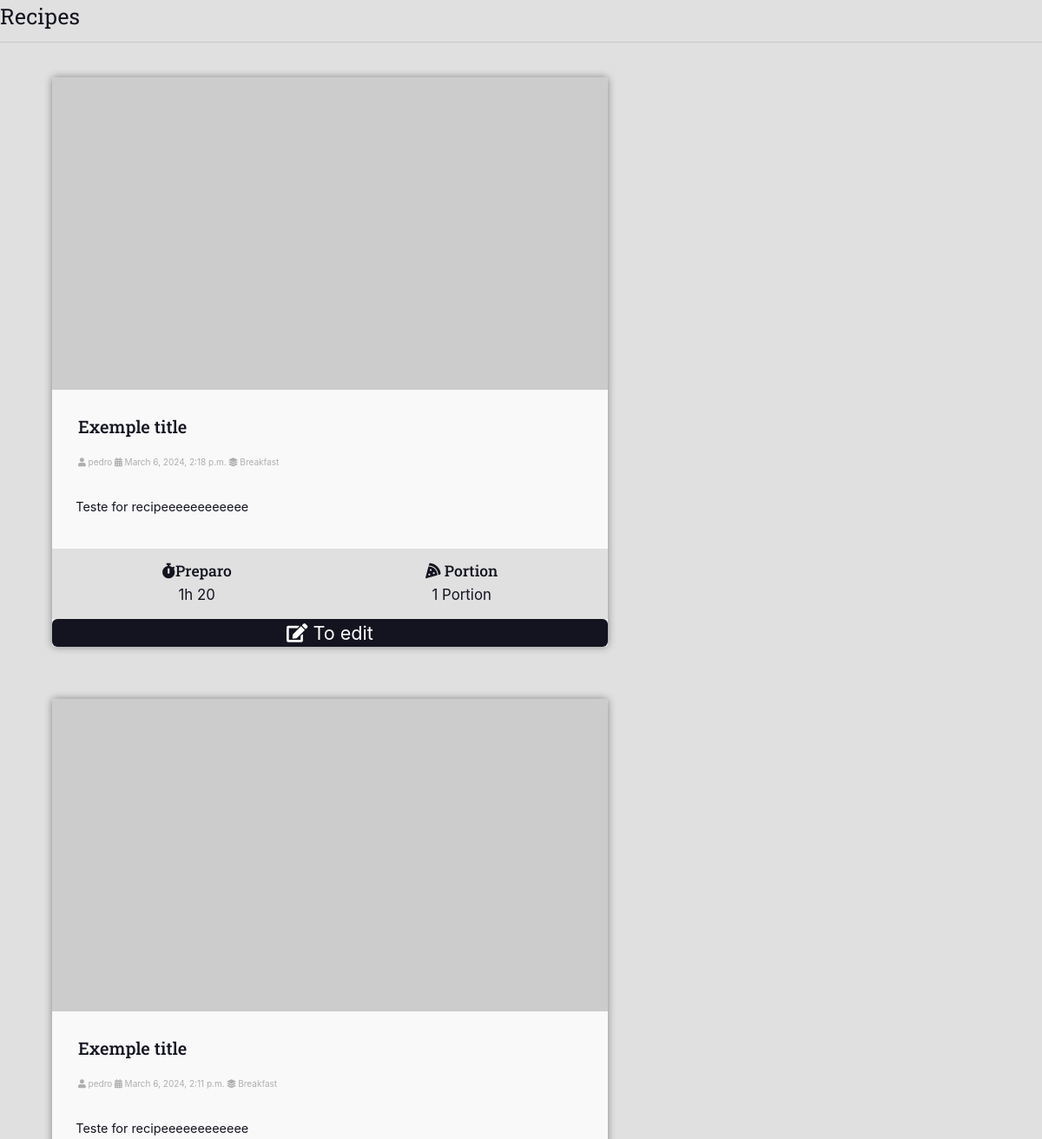
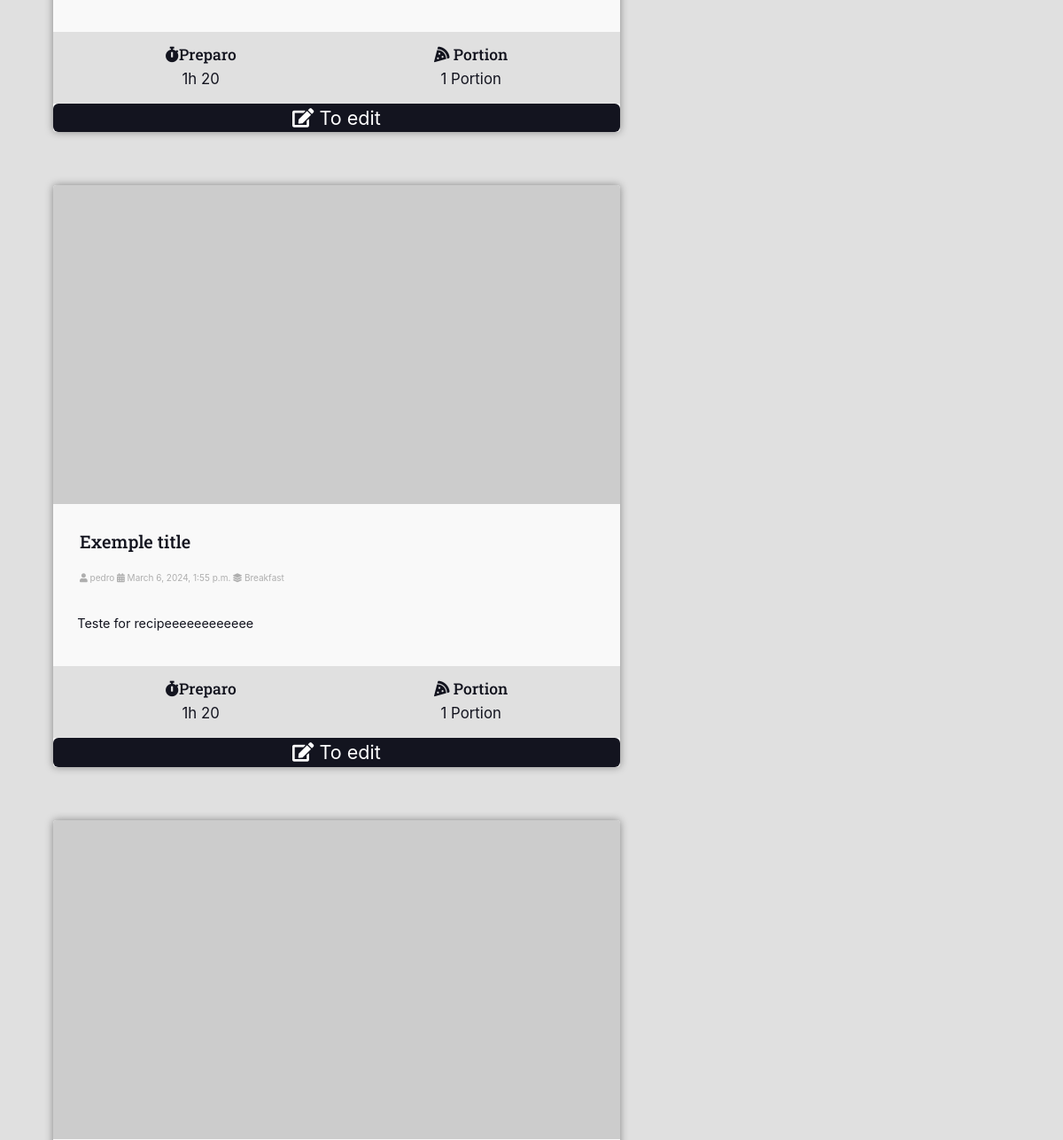
Before: /authors/dashboard/ (signed in, upper part) with the older database file (2 pictures, top to bottom).
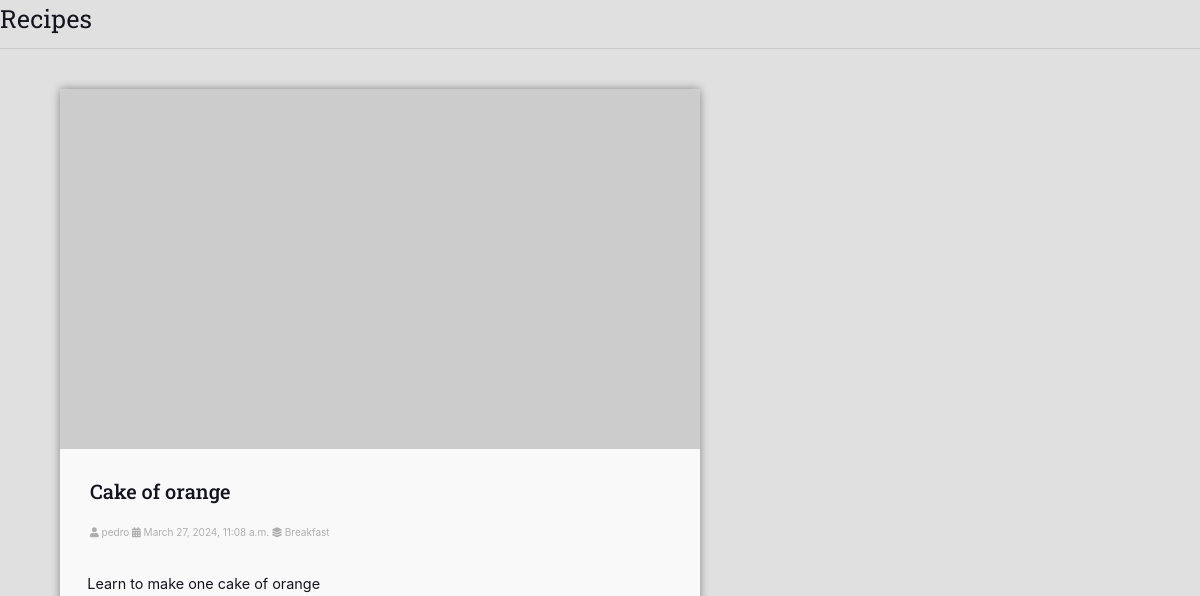
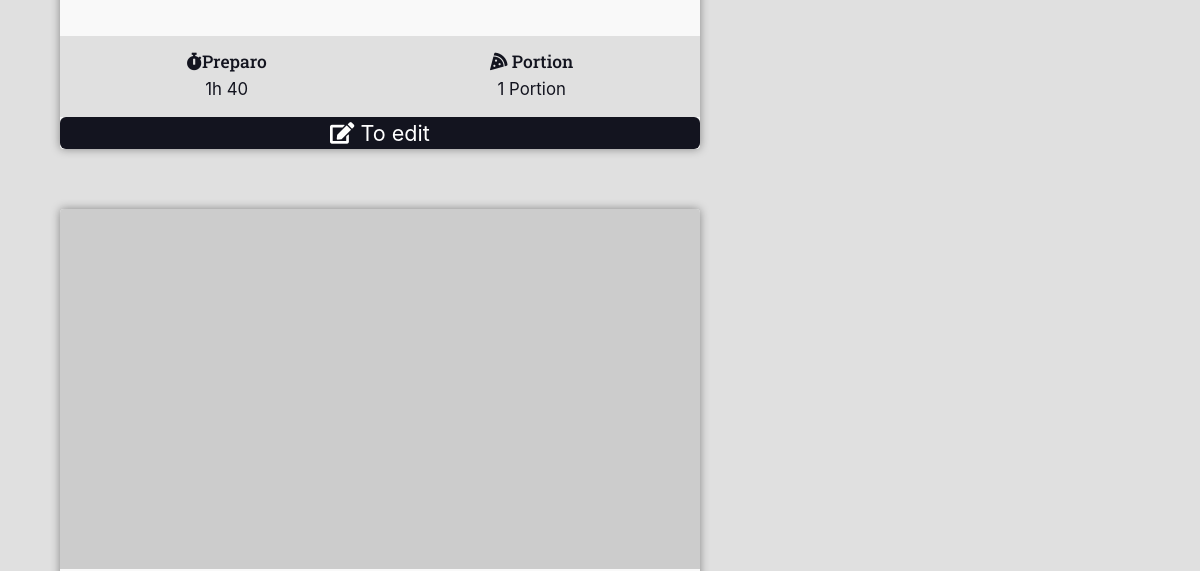
After: the same page with the newer database file (2 pictures, top to bottom).
### receps/models.py (models this page shows, shortened)
class Recipes(models.Model):
    title = models.CharField(max_length=42)
    date = models.DateTimeField(auto_now_add=True)
    category = models.ForeignKey(Categories, on_delete=models.DO_NOTHING)
    portions = models.PositiveIntegerField()
    user = models.ForeignKey(User, models.DO_NOTHING)
    description = models.TextField()
    time = models.CharField(max_length=8)
    slug = models.SlugField(unique=True)
    update = models.DateTimeField(auto_now=True)
    is_published = models.BooleanField(default=True)

class Categories(models.Model):
    name = models.CharField(null=True, blank=True, max_length=38, unique=True)
    icon = models.CharField(default="fas fa-utensils",null=True, blank=True, max_length=100)

### authors/views/authors_crud.py (the view)
# urls.py: path('dashboard/', views.AuthorsDashboard.as_view(), name='dashboard'),
@method_decorator(login_required(login_url='auth:login'), name='dispatch')
class AuthorsDashboard(RecipesListView):
    template_name = 'pages/dashboard.html'
    ordering = ["-id"]
    def get_queryset(self, *args, **kwargs):
        qs = super().get_queryset(*args, **kwargs)
        qs = qs.filter(is_published=False, user_id=self.request.user)
        return qs

### receps/utils/pagination.py (called while the page is built)
def make_pagination_range(page_range, current_page, segment_size=4):
    total_pages = len(page_range)
    middle_page = current_page
    segment_start = max(1, middle_page - segment_size // 2)
    segment_end = min(total_pages + 1, segment_start + segment_size)
    pagination = page_range[segment_start - 1:segment_end - 1]
    return {
        'pagination': pagination,
        'page_range': page_range,
        'qty_pages': total_pages,
        'current_page': current_page,
        'total_pages': total_pages,
        'segment_start': segment_start,
        'segment_end': segment_end,
        'first_page_out_of_range': segment_start > 1,
        'last_page_out_of_range': segment_end < total_pages + 1,
    }

def make_pagination(request, query_set, perpage, qty_pages):
    try:
        current_page = int(request.GET.get('page', 1))
    except ValueError:
        current_page = 1
    paginator = Paginator(query_set, perpage)
    page_obj = paginator.get_page(current_page)
    pages = make_pagination_range(
        page_range=paginator.page_range,
        segment_size = 4,
        current_page=current_page
    )
    return page_obj, pages

### authors/templates/pages/dashboard.html (shortened to what this page needs)
{% extends 'extension.html' %}
{% block 'head' %}
  {% load static %}
  <link rel="stylesheet" href="{% static 'css/header_min.css' %}">
  <link rel="stylesheet" href="{% static 'css/dashboard.css' %}">
  <link rel="stylesheet" href="{% static 'css/recipes.css' %}">
{% endblock %}
{% block 'body' %}
  {% include 'global/partials/header_min.html'%}
  {% if recipes %}
  {% for recipe in recipes %}
    {% include '../partials/recipe_dashboard.html' %}
  {% endfor %}
  {% else %}
    <div class="recipes-not-found">
      <h1>Recipes not found</h1>
    </div>
  {% endif %}
{% endblock %}

### authors/templates/partials/recipe_dashboard.html (shortened to what this page needs)
{% load i18n %}
<div class="main-container">
    <div class="main-content main-content-list container">
        <div class="recipe recipe-list-item">
            <div class="recipe-cover">
                <img src="https://via.placeholder.com/1280x720.png/000">
            </div>
            <div class="recipe-title-container">
                <h2>{{recipe.title}}</h2>
            </div>
            <div class="recipe-author">
                <a href="{% url 'authors:profile' username=recipe.user.username %}" class="author-item">
                    <i class="fas fa-user"></i>
                    {{recipe.user.username}}
                <span class="author-item">
                    <i class="fas fa-calendar-alt"></i>
                    {{recipe.date}}
                </span>
                <a class="author-item" href="{% url 'recipes:category' name=recipe.category.name %}">
                    <i class="fas fa-layer-group"></i>
                    {{recipe.category.name}}
                </a>
            </div>
            <div class="recipe-content">
                <p>{{ recipe.description|slice:":40" }}{% if recipe.description|length > 40 %}...{% endif %}</p>
            </div>
            <div class="recipe-meta-container">
                <div class="recipe-meta recipe-preparation">
                    <h3 class="recipe-meta-title"><i class="fas fa-stopwatch"></i>Preparo</h3>
                    <div class="recipe-meta-text">
                        {{recipe.time}}
                    </div>
                </div>
                <div class="recipe-meta recipe-servings">
                    <h3 class="recipe-meta-title">
                        <i class="fas fa-pizza-slice"></i>
                        {% translate 'Portion' %}
                    </h3>
                    <div class="recipe-meta-text">
                    {% if recipe.portions < 2%}
                    {{recipe.portions}} {% translate 'Portion' %}
                    {% endif %}
                    </div>
                </div>
            </div>
            <footer class="recipe-footer">
                <a class="recipe-read-more button button-dark button-full-width" href="{% url 'authors:edit' id=recipe.id %}">
                    <i class="fas fa-edit"></i>
                    <span>{% translate 'To edit' %}</span>
                </a>
            </footer>
        </div>
    </div>
</div>

Changed rows visible on the page:
removed Recipes: title "Exemple title", user.username "pedro", date "March 6, 2024, 2:18 p.m.", category.name "Breakfast", description "Teste for recipeeeeeeeeeeee", time "1h 20", portions "1"
removed Recipes: title "Exemple title", user.username "pedro", date "March 6, 2024, 2:11 p.m.", category.name "Breakfast", description "Teste for recipeeeeeeeeeeee", time "1h 20", portions "1"
removed Recipes: title "Exemple title", user.username "pedro", date "March 6, 2024, 1:55 p.m.", category.name "Breakfast", description "Teste for recipeeeeeeeeeeee", time "1h 20", portions "1"
added Recipes: title "Cake of orange", user.username "pedro", date "March 27, 2024, 11:08 a.m.", category.name "Breakfast", description "Learn to make one cake of orange", time "1h 40", portions "1"
